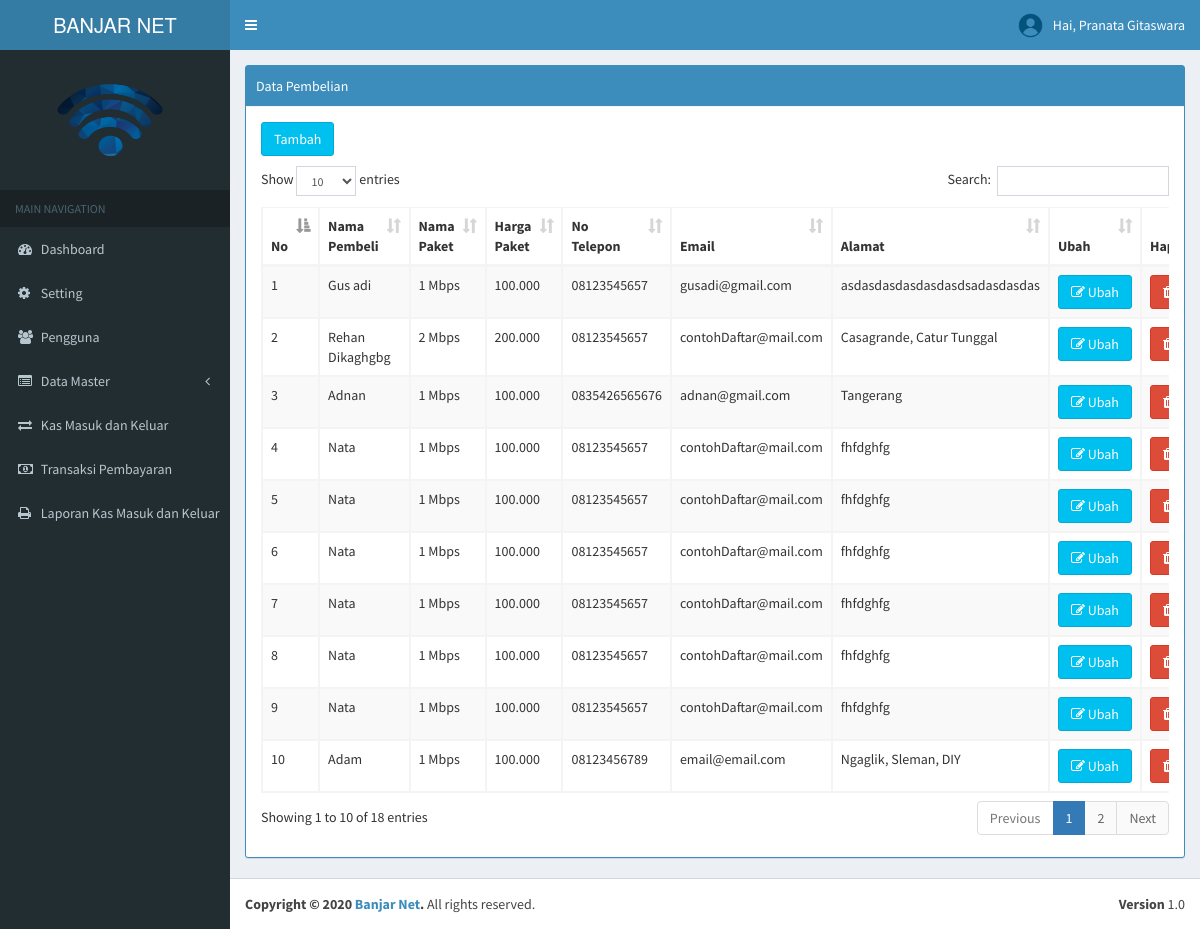
The app's page /index.php?page=pembelian (signed in) with its own data.
### tables this page shows
CREATE TABLE `tb_user` (
  `id` int(11) NOT NULL,
  `username` varchar(100) NOT NULL,
  `nama_user` varchar(255) NOT NULL,
  `password` varchar(100) NOT NULL,
  `level` varchar(30) NOT NULL,
  `foto` varchar(255) NOT NULL,
  `id_pelanggan` int(11) NOT NULL
);

CREATE TABLE `tb_profile` (
  `nama_sekolah` varchar(255) NOT NULL,
  `alamat` text NOT NULL,
  `telpon` varchar(20) NOT NULL,
  `website` varchar(100) NOT NULL,
  `kota` varchar(100) NOT NULL,
  `bendahara` varchar(100) NOT NULL,
  `nip` varchar(30) NOT NULL,
  `foto` varchar(255) NOT NULL,
  `ktu` varchar(255) NOT NULL,
  `nip_ktu` varchar(30) NOT NULL
);

CREATE TABLE `tb_pembelian` (
  `id_pembelian` int(11) NOT NULL,
  `nama` varchar(50) NOT NULL,
  `nominal_paket` varchar(50) NOT NULL,
  `harga_paket` varchar(50) NOT NULL,
  `no_tlp` varchar(50) NOT NULL,
  `email` varchar(50) NOT NULL,
  `alamat` varchar(100) NOT NULL
);

### page/pembelian/pembelian.php (the view, shortened to what this page needs)
<?php
include '../../include/koneksi.php';
if ($_SESSION['admin']) { ?>
<div class="row">
    <div class="col-md-12">
        <div class="box box-primary box-solid">
            <div class="box-header with-border">
                 Data Pembelian
            </div>
            <div class="panel-body">
                <div class="table-responsive">
                    <table class="table table-striped table-bordered table-hover" id="example1">
               <button type="button" class="btn btn-info" style="margin-bottom: 10px;" data-toggle="modal" data-target="#modal-default">
               Tambah
              </button>
                <thead>
                <tr>
                  <th>No</th>
                  <th>Nama Pembeli</th>
                  <th>Nama Paket</th>
                  <th>Harga Paket</th>
                  <th>No Telepon</th>
                  <th>Email</th>
                  <th>Alamat</th>
                  <th>Ubah</th>
                  <th>Hapus</th>
                </tr>
                </thead>
                <tbody>
                	<?php
                			$no = 1;
                			$sql = $koneksi->query("select * from tb_pembelian order by id_pembelian desc");
                			while ($data = $sql->fetch_assoc()) {
                	 ?>
                <tr>
                  <td><?php echo $no++; ?></td>
                  <td><?php echo $data['nama'] ?></td>
                  <td><?php echo $data['nominal_paket'] ?></td>
                  <td><?php echo number_format($data['harga_paket'],0,",",".") ?></td>
                  <td><?php echo $data['no_tlp'] ?></td>
                  <td><?php echo $data['email'] ?></td>
                  <td><?php echo $data['alamat'] ?></td>
                  <td>
                    <a href="#" type="button" class="btn btn-info" data-toggle="modal" data-target="#mymodal<?php echo $data['id_pembelian']; ?>"><i class="fa fa-edit"></i> Ubah</a>
                  </td>
                  <td>
                  <a onclick="return confirm('Apakah Anda Yakin Mengahpus Data Ini')" href="?page=pembelian&aksi=hapus&id=<?php echo $data['id_pembelian'] ;?>" class="btn btn-danger" title=""><i class="fa fa-trash"></i>Hapus</a>
                  </td>
                </tr>
                  <div class="modal fade" id="mymodal<?php echo $data['id_pembelian']; ?>">
                <?php } ?>
            </tbody>
        </table>
    </div>
</div>
</div>
<?php } else{
    echo "Anda Tidak Berhak Mengakses Halaman Ini";
  } ?>

### index.php (shortened to what this page needs)
<?php
	 include "include/koneksi.php";
 if ($_SESSION['admin'] || $_SESSION['user']) {
?>
<!DOCTYPE html>
<html>
<head>
  <link rel="stylesheet" href="bootstrap/css/bootstrap.min.css">
  <link rel="stylesheet" href="https://cdnjs.cloudflare.com/ajax/libs/font-awesome/4.5.0/css/font-awesome.min.css">
  <link rel="stylesheet" href="https://cdnjs.cloudflare.com/ajax/libs/ionicons/2.0.1/css/ionicons.min.css">
   <link rel="stylesheet" href="plugins/datatables/dataTables.bootstrap.css">
  <link rel="stylesheet" href="dist/css/AdminLTE.min.css">
   <link rel="stylesheet" href="plugins/select2/select2.min.css">
  <link rel="stylesheet" href="dist/css/skins/_all-skins.min.css">
  <link rel="stylesheet" type="text/css" href="sw/dist/sweetalert.css">
</head>
<body class="hold-transition skin-blue sidebar-mini">
<div class="wrapper">
  <header class="main-header">
    <a href="#" class="logo">
      BANJAR NET
    </a>
    <nav class="navbar navbar-static-top">
      <a href="#" class="sidebar-toggle" data-toggle="offcanvas" role="button">
      </a>
      <?php
            if ($_SESSION['admin']) {
              $user = $_SESSION['admin'];
            }elseif ($_SESSION['user']) {
             $user = $_SESSION['user'];
            }
            $sql_user = $koneksi->query("select * from tb_user where id='$user'");
            $data_user = $sql_user->fetch_assoc();
             $nama = $data_user['nama_user'];
       ?>
      <div class="navbar-custom-menu">
        <ul class="nav navbar-nav">
          <li class="dropdown user user-menu">
            <a href="#" class="dropdown-toggle" data-toggle="dropdown">
              <img src="images/<?php echo $data_user['foto'] ?>" class="user-image" alt="User Image">
              <span class="hidden-xs">Hai, <?php echo $nama ?></span>
            </a>
          </li>
      </div>
    </nav>
  </header>
  	<?php include "include/menu.php"; ?>
     <div class="content-wrapper">
    <section class="content-header">
      <?php include "include/isi.php"; ?>
    </section>
  </div>
  <footer class="main-footer">
    <div class="pull-right hidden-xs">
      <b>Version</b> 1.0
    </div>
    <strong>Copyright &copy; 2020 <a href="http://almsaeedstudio.com">Banjar Net</a>.</strong> All rights
    reserved.
  </footer>
</div>
</body>
</html>
<?php
      }else{
        header("location:dashboard.php");
      }
 ?>

### include/menu.php (shortened to what this page needs)
 <?php
    $sql2 = $koneksi->query("select * from tb_profile ");
    $data1 = $sql2->fetch_assoc();
 ?>
 <aside class="main-sidebar">
    <section class="sidebar">
<div class="user-panel">
  <div>
  <img style="margin-left:30px" src="images/<?php echo $data1['foto'] ?>" width="140" height="120" >
  </div>
  <div class="pull-left info">
  </div>
</div>
<ul class="sidebar-menu" data-widget="tree">
  <li class="header">MAIN NAVIGATION</li>
          <?php  if ($_SESSION['admin']){ ?>
            <li class="<?php echo $aktifHome; ?>"><a href="index.php"><i class="fa fa-dashboard"></i> Dashboard</a></li>
             <li class="<?php echo $aktifprofile; ?>"><a href="?page=profile"><i class="fa fa-gear"></i> Setting </a></li>
            <li class="<?php echo $aktifAdmin; ?>"><a href="?page=pengguna"><i class="fa fa-users"></i> Pengguna</a></li>
            <li class="treeview <?php echo $aktifA; ?>">
              <a href="#">
                <i class="fa fa-list-alt"></i> <span>Data Master</span>
                <span class="pull-right-container">
                  <i class="fa fa-angle-left pull-right"></i>
                </span>
              </a>
            </li>
            <li class="<?php echo $aktifB2; ?>"><a href="?page=kas"><i class="fa fa-exchange"></i>  Kas Masuk dan Keluar</a></li>
            <li><a href="?page=transaksi"><i class="fa fa-money"></i> Transaksi Pembayaran</a></li>
             <li><a href="?page=laporan"><i class="fa fa-print"></i> Laporan Kas Masuk dan  Keluar </a></li>
             <?php } ?>
      </ul>
    </section>
  </aside>

### records on screen
tb_user: foto (picture), nama_user "Pranata Gitaswara"
tb_profile: foto (picture)
tb_pembelian: nama "Gus adi", nominal_paket "1 Mbps", harga_paket "100.000", no_tlp "08123545657", email "gusadi@gmail.com", alamat "asdasdasdasdasdasdsadasdasdas"
tb_pembelian: nama "Rehan Dikaghgbg", nominal_paket "2 Mbps", harga_paket "200.000", no_tlp "08123545657", email "contohDaftar@mail.com", alamat "Casagrande, Catur Tunggal"
tb_pembelian: nama "Adnan", nominal_paket "1 Mbps", harga_paket "100.000", no_tlp "0835426565676", email "adnan@gmail.com", alamat "Tangerang"
tb_pembelian: nama "Nata", nominal_paket "1 Mbps", harga_paket "100.000", no_tlp "08123545657", email "contohDaftar@mail.com", alamat "fhfdghfg"
tb_pembelian: nama "Nata", nominal_paket "1 Mbps", harga_paket "100.000", no_tlp "08123545657", email "contohDaftar@mail.com", alamat "fhfdghfg"
tb_pembelian: nama "Nata", nominal_paket "1 Mbps", harga_paket "100.000", no_tlp "08123545657", email "contohDaftar@mail.com", alamat "fhfdghfg"
tb_pembelian: nama "Nata", nominal_paket "1 Mbps", harga_paket "100.000", no_tlp "08123545657", email "contohDaftar@mail.com", alamat "fhfdghfg"
tb_pembelian: nama "Nata", nominal_paket "1 Mbps", harga_paket "100.000", no_tlp "08123545657", email "contohDaftar@mail.com", alamat "fhfdghfg"
tb_pembelian: nama "Nata", nominal_paket "1 Mbps", harga_paket "100.000", no_tlp "08123545657", email "contohDaftar@mail.com", alamat "fhfdghfg"
tb_pembelian: nama "Adam", nominal_paket "1 Mbps", harga_paket "100.000", no_tlp "08123456789", email "email@email.com", alamat "Ngaglik, Sleman, DIY"
